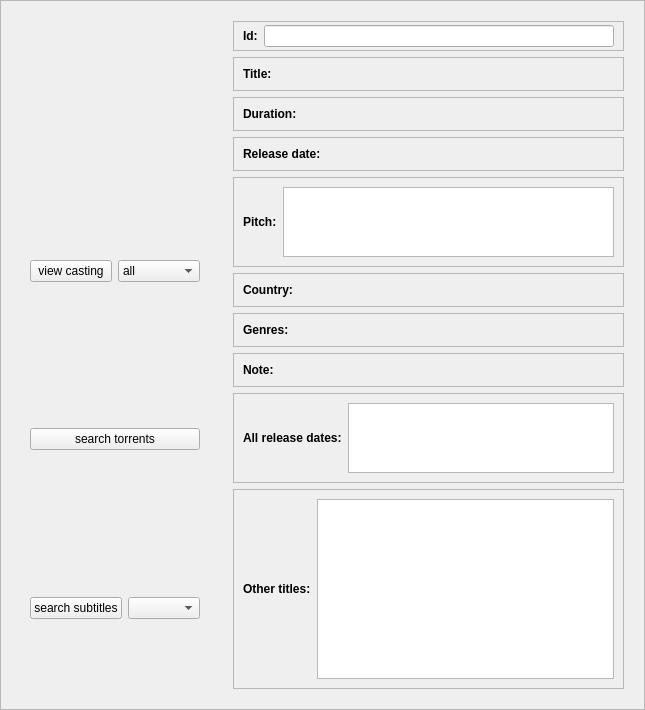
<?xml version="1.0" encoding="UTF-8"?>
<ui version="4.0">
 <class>Movie</class>
 <widget class="QFrame" name="Movie">
  <property name="geometry">
   <rect>
    <x>0</x>
    <y>0</y>
    <width>645</width>
    <height>600</height>
   </rect>
  </property>
  <property name="sizePolicy">
   <sizepolicy hsizetype="Preferred" vsizetype="Preferred">
    <horstretch>0</horstretch>
    <verstretch>0</verstretch>
   </sizepolicy>
  </property>
  <property name="maximumSize">
   <size>
    <width>10000</width>
    <height>10000</height>
   </size>
  </property>
  <property name="windowTitle">
   <string>Frame</string>
  </property>
  <property name="frameShape">
   <enum>QFrame::StyledPanel</enum>
  </property>
  <property name="frameShadow">
   <enum>QFrame::Raised</enum>
  </property>
  <layout class="QHBoxLayout" name="horizontalLayout_3">
   <item>
    <widget class="QFrame" name="frame_4">
     <property name="maximumSize">
      <size>
       <width>16777215</width>
       <height>3000</height>
      </size>
     </property>
     <property name="frameShape">
      <enum>QFrame::NoFrame</enum>
     </property>
     <property name="frameShadow">
      <enum>QFrame::Raised</enum>
     </property>
     <layout class="QVBoxLayout" name="verticalLayout_2">
      <item>
       <widget class="QLabel" name="imageLabel">
        <property name="text">
         <string/>
        </property>
       </widget>
      </item>
      <item>
       <widget class="QFrame" name="frame_10">
        <property name="frameShape">
         <enum>QFrame::NoFrame</enum>
        </property>
        <property name="frameShadow">
         <enum>QFrame::Raised</enum>
        </property>
        <layout class="QHBoxLayout" name="horizontalLayout_4">
         <property name="topMargin">
          <number>0</number>
         </property>
         <property name="bottomMargin">
          <number>0</number>
         </property>
         <item>
          <widget class="QPushButton" name="castingButton">
           <property name="text">
            <string>view casting</string>
           </property>
          </widget>
         </item>
         <item>
          <widget class="QComboBox" name="castingCombo">
           <item>
            <property name="text">
             <string>all</string>
            </property>
           </item>
          </widget>
         </item>
        </layout>
       </widget>
      </item>
      <item>
       <widget class="QFrame" name="frame_12">
        <property name="frameShape">
         <enum>QFrame::NoFrame</enum>
        </property>
        <property name="frameShadow">
         <enum>QFrame::Raised</enum>
        </property>
        <layout class="QHBoxLayout" name="horizontalLayout_11">
         <property name="topMargin">
          <number>0</number>
         </property>
         <property name="bottomMargin">
          <number>0</number>
         </property>
         <item>
          <widget class="QPushButton" name="torrentButton">
           <property name="text">
            <string>search torrents</string>
           </property>
          </widget>
         </item>
        </layout>
       </widget>
      </item>
      <item>
       <widget class="QFrame" name="frame_11">
        <property name="frameShape">
         <enum>QFrame::NoFrame</enum>
        </property>
        <property name="frameShadow">
         <enum>QFrame::Raised</enum>
        </property>
        <layout class="QHBoxLayout" name="horizontalLayout_10">
         <property name="topMargin">
          <number>0</number>
         </property>
         <property name="bottomMargin">
          <number>0</number>
         </property>
         <item>
          <widget class="QPushButton" name="subtitleButton">
           <property name="text">
            <string>search subtitles</string>
           </property>
          </widget>
         </item>
         <item>
          <widget class="QComboBox" name="langCombo"/>
         </item>
        </layout>
       </widget>
      </item>
     </layout>
    </widget>
   </item>
   <item>
    <widget class="QFrame" name="frame_3">
     <property name="maximumSize">
      <size>
       <width>16777215</width>
       <height>9000</height>
      </size>
     </property>
     <property name="frameShape">
      <enum>QFrame::NoFrame</enum>
     </property>
     <property name="frameShadow">
      <enum>QFrame::Raised</enum>
     </property>
     <layout class="QVBoxLayout" name="verticalLayout">
      <item>
       <widget class="QFrame" name="idFrame">
        <property name="maximumSize">
         <size>
          <width>16777215</width>
          <height>40</height>
         </size>
        </property>
        <property name="frameShape">
         <enum>QFrame::StyledPanel</enum>
        </property>
        <property name="frameShadow">
         <enum>QFrame::Raised</enum>
        </property>
        <layout class="QHBoxLayout" name="horizontalLayout_13">
         <property name="topMargin">
          <number>3</number>
         </property>
         <property name="bottomMargin">
          <number>3</number>
         </property>
         <item>
          <widget class="QLabel" name="label_9">
           <property name="font">
            <font>
             <weight>75</weight>
             <bold>true</bold>
            </font>
           </property>
           <property name="text">
            <string>Id:</string>
           </property>
          </widget>
         </item>
         <item>
          <widget class="QLineEdit" name="idEdit">
           <property name="alignment">
            <set>Qt::AlignCenter</set>
           </property>
           <property name="readOnly">
            <bool>true</bool>
           </property>
          </widget>
         </item>
        </layout>
       </widget>
      </item>
      <item>
       <widget class="QFrame" name="frame_9">
        <property name="maximumSize">
         <size>
          <width>16777215</width>
          <height>35</height>
         </size>
        </property>
        <property name="frameShape">
         <enum>QFrame::StyledPanel</enum>
        </property>
        <property name="frameShadow">
         <enum>QFrame::Raised</enum>
        </property>
        <layout class="QHBoxLayout" name="horizontalLayout_9">
         <item>
          <widget class="QLabel" name="label_7">
           <property name="font">
            <font>
             <weight>75</weight>
             <bold>true</bold>
            </font>
           </property>
           <property name="text">
            <string>Title:</string>
           </property>
          </widget>
         </item>
         <item>
          <widget class="QLabel" name="titleLabel">
           <property name="text">
            <string/>
           </property>
          </widget>
         </item>
        </layout>
       </widget>
      </item>
      <item>
       <widget class="QFrame" name="frame_2">
        <property name="maximumSize">
         <size>
          <width>16777215</width>
          <height>35</height>
         </size>
        </property>
        <property name="frameShape">
         <enum>QFrame::StyledPanel</enum>
        </property>
        <property name="frameShadow">
         <enum>QFrame::Raised</enum>
        </property>
        <layout class="QHBoxLayout" name="horizontalLayout_2">
         <item>
          <widget class="QLabel" name="label_3">
           <property name="font">
            <font>
             <weight>75</weight>
             <bold>true</bold>
            </font>
           </property>
           <property name="text">
            <string>Duration:</string>
           </property>
          </widget>
         </item>
         <item>
          <widget class="QLabel" name="durationLabel">
           <property name="text">
            <string/>
           </property>
          </widget>
         </item>
        </layout>
       </widget>
      </item>
      <item>
       <widget class="QFrame" name="frame_6">
        <property name="maximumSize">
         <size>
          <width>16777215</width>
          <height>35</height>
         </size>
        </property>
        <property name="frameShape">
         <enum>QFrame::StyledPanel</enum>
        </property>
        <property name="frameShadow">
         <enum>QFrame::Raised</enum>
        </property>
        <layout class="QHBoxLayout" name="horizontalLayout_6">
         <item>
          <widget class="QLabel" name="label_4">
           <property name="font">
            <font>
             <weight>75</weight>
             <bold>true</bold>
            </font>
           </property>
           <property name="text">
            <string>Release date:</string>
           </property>
          </widget>
         </item>
         <item>
          <widget class="QLabel" name="releaseDateLabel">
           <property name="text">
            <string/>
           </property>
          </widget>
         </item>
        </layout>
       </widget>
      </item>
      <item>
       <widget class="QFrame" name="frame_5">
        <property name="maximumSize">
         <size>
          <width>16777215</width>
          <height>150</height>
         </size>
        </property>
        <property name="frameShape">
         <enum>QFrame::StyledPanel</enum>
        </property>
        <property name="frameShadow">
         <enum>QFrame::Raised</enum>
        </property>
        <layout class="QHBoxLayout" name="horizontalLayout_5">
         <item>
          <widget class="QLabel" name="label_2">
           <property name="font">
            <font>
             <weight>75</weight>
             <bold>true</bold>
            </font>
           </property>
           <property name="text">
            <string>Pitch:</string>
           </property>
          </widget>
         </item>
         <item>
          <widget class="QTextEdit" name="pitchPlain">
           <property name="minimumSize">
            <size>
             <width>0</width>
             <height>0</height>
            </size>
           </property>
           <property name="textInteractionFlags">
            <set>Qt::TextSelectableByKeyboard|Qt::TextSelectableByMouse</set>
           </property>
          </widget>
         </item>
        </layout>
       </widget>
      </item>
      <item>
       <widget class="QFrame" name="frame_7">
        <property name="maximumSize">
         <size>
          <width>16777215</width>
          <height>35</height>
         </size>
        </property>
        <property name="frameShape">
         <enum>QFrame::StyledPanel</enum>
        </property>
        <property name="frameShadow">
         <enum>QFrame::Raised</enum>
        </property>
        <layout class="QHBoxLayout" name="horizontalLayout_7">
         <item>
          <widget class="QLabel" name="label_5">
           <property name="font">
            <font>
             <weight>75</weight>
             <bold>true</bold>
            </font>
           </property>
           <property name="text">
            <string>Country:</string>
           </property>
          </widget>
         </item>
         <item>
          <widget class="QLabel" name="countryLabel">
           <property name="text">
            <string/>
           </property>
          </widget>
         </item>
        </layout>
       </widget>
      </item>
      <item>
       <widget class="QFrame" name="frame_14">
        <property name="maximumSize">
         <size>
          <width>16777215</width>
          <height>35</height>
         </size>
        </property>
        <property name="frameShape">
         <enum>QFrame::StyledPanel</enum>
        </property>
        <property name="frameShadow">
         <enum>QFrame::Raised</enum>
        </property>
        <layout class="QHBoxLayout" name="horizontalLayout_14">
         <item>
          <widget class="QLabel" name="label_10">
           <property name="font">
            <font>
             <weight>75</weight>
             <bold>true</bold>
            </font>
           </property>
           <property name="text">
            <string>Genres:</string>
           </property>
          </widget>
         </item>
         <item>
          <widget class="QLabel" name="genresLabel">
           <property name="text">
            <string/>
           </property>
           <property name="wordWrap">
            <bool>true</bool>
           </property>
          </widget>
         </item>
        </layout>
       </widget>
      </item>
      <item>
       <widget class="QFrame" name="frame">
        <property name="maximumSize">
         <size>
          <width>16777215</width>
          <height>35</height>
         </size>
        </property>
        <property name="frameShape">
         <enum>QFrame::StyledPanel</enum>
        </property>
        <property name="frameShadow">
         <enum>QFrame::Raised</enum>
        </property>
        <layout class="QHBoxLayout" name="horizontalLayout">
         <item>
          <widget class="QLabel" name="label">
           <property name="font">
            <font>
             <weight>75</weight>
             <bold>true</bold>
            </font>
           </property>
           <property name="text">
            <string>Note:</string>
           </property>
          </widget>
         </item>
         <item>
          <widget class="QLabel" name="noteLabel">
           <property name="text">
            <string/>
           </property>
          </widget>
         </item>
        </layout>
       </widget>
      </item>
      <item>
       <widget class="QFrame" name="frame_13">
        <property name="maximumSize">
         <size>
          <width>16777215</width>
          <height>200</height>
         </size>
        </property>
        <property name="frameShape">
         <enum>QFrame::StyledPanel</enum>
        </property>
        <property name="frameShadow">
         <enum>QFrame::Raised</enum>
        </property>
        <layout class="QHBoxLayout" name="horizontalLayout_12">
         <item>
          <widget class="QLabel" name="label_8">
           <property name="font">
            <font>
             <weight>75</weight>
             <bold>true</bold>
            </font>
           </property>
           <property name="text">
            <string>All release dates:</string>
           </property>
          </widget>
         </item>
         <item>
          <widget class="QTextEdit" name="allReleasesPlain">
           <property name="textInteractionFlags">
            <set>Qt::TextSelectableByKeyboard|Qt::TextSelectableByMouse</set>
           </property>
          </widget>
         </item>
        </layout>
       </widget>
      </item>
      <item>
       <widget class="QFrame" name="frame_8">
        <property name="sizePolicy">
         <sizepolicy hsizetype="Minimum" vsizetype="Minimum">
          <horstretch>0</horstretch>
          <verstretch>0</verstretch>
         </sizepolicy>
        </property>
        <property name="maximumSize">
         <size>
          <width>16777215</width>
          <height>200</height>
         </size>
        </property>
        <property name="frameShape">
         <enum>QFrame::StyledPanel</enum>
        </property>
        <property name="frameShadow">
         <enum>QFrame::Raised</enum>
        </property>
        <layout class="QHBoxLayout" name="horizontalLayout_8">
         <item>
          <widget class="QLabel" name="label_6">
           <property name="maximumSize">
            <size>
             <width>100</width>
             <height>16777215</height>
            </size>
           </property>
           <property name="font">
            <font>
             <weight>75</weight>
             <bold>true</bold>
            </font>
           </property>
           <property name="text">
            <string>Other titles:</string>
           </property>
          </widget>
         </item>
         <item>
          <widget class="QPlainTextEdit" name="otherTitlesPlain">
           <property name="textInteractionFlags">
            <set>Qt::TextSelectableByKeyboard|Qt::TextSelectableByMouse</set>
           </property>
          </widget>
         </item>
        </layout>
       </widget>
      </item>
     </layout>
    </widget>
   </item>
  </layout>
 </widget>
 <resources/>
 <connections/>
</ui>
